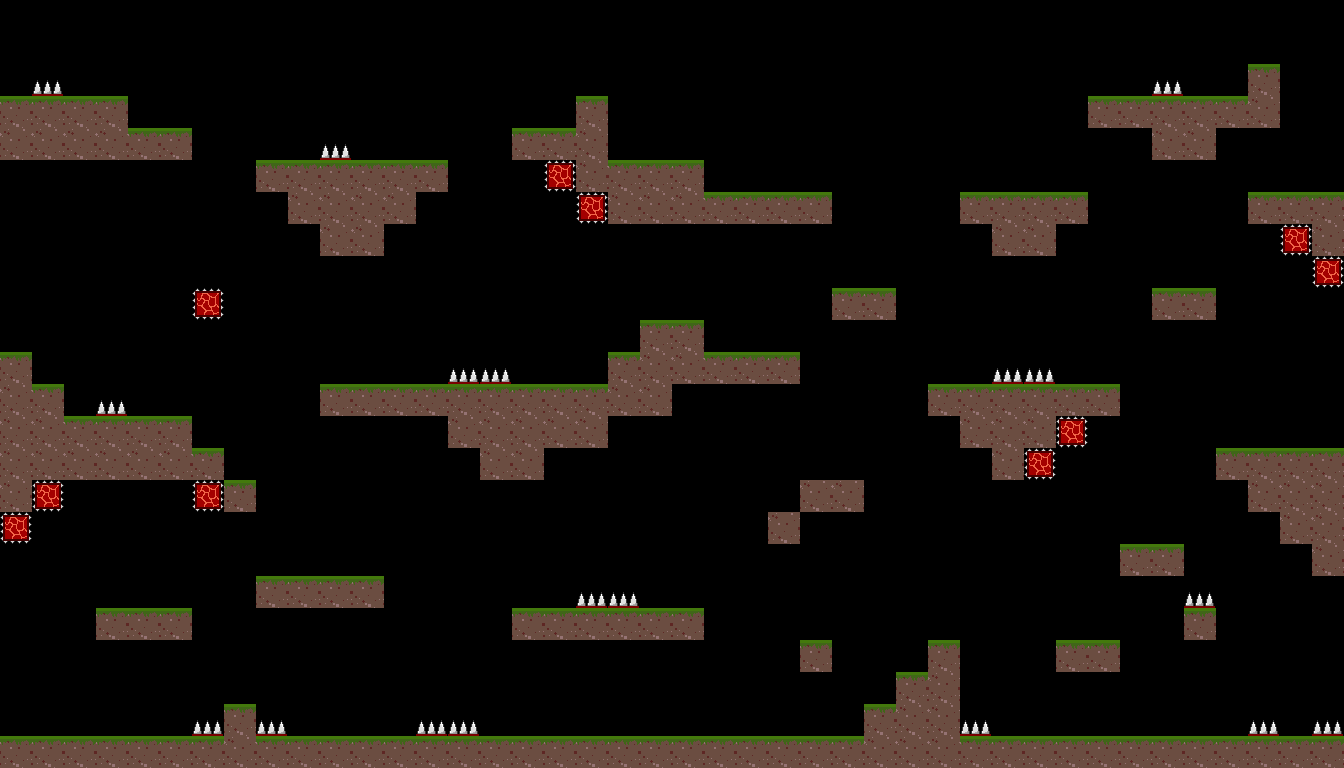

This is a level from a 2D game, rendered from its Tiled map with the project's own tilesets. A one-line summary and the map file follow, with tile-layer data summarised:
An orthogonal 42x24 tile map with 32x32 px tiles, 1 tile layer (Tile Layer 1), 1 hidden layer not drawn, 5 tilesets and 82 objects (FlyingEnemy).

<map version="1.0" orientation="orthogonal" renderorder="right-down" width="42" height="24" tilewidth="32" tileheight="32" nextobjectid="167">
 <tileset firstgid="1" name="bg_fall.png" tilewidth="32" tileheight="32">
  <image source="../bg/bg_fall0.png" width="32" height="512" />
 </tileset>
 <tileset firstgid="17" name="ground" tilewidth="32" tileheight="32">
  <image source="../block_top_0.png" width="32" height="32" />
 </tileset>
 <tileset firstgid="18" name="groung" tilewidth="32" tileheight="32">
  <image source="../block_bot_0.png" width="32" height="32" />
 </tileset>
 <tileset firstgid="19" name="spike" tilewidth="32" tileheight="32">
  <image source="../blockspike_0.png" width="32" height="32" />
 </tileset>
 <tileset firstgid="20" name="GSPIKE" tilewidth="32" tileheight="32">
  <image source="../groundspike_0.png" width="32" height="32" />
 </tileset>
 <layer name="bg" width="42" height="24" visible="0">
  <data>[1008 cells, 1008 non-empty, 16 distinct tile ids]</data>
 </layer>
 <layer name="Tile Layer 1" width="42" height="24">
  <data>[1008 cells, 223 non-empty, 4 distinct tile ids]</data>
 </layer>
 <objectgroup name="objects" visible="0" width="0" height="0">
  <object id="15" x="256" y="160" width="192" height="32" />
  <object id="21" x="576" y="96" width="32" height="32" />
  <object id="27" x="608" y="192" width="224" height="32" />
  <object id="31" x="608" y="160" width="96" height="32" />
  <object id="32" x="960" y="192" width="128" height="32" />
  <object id="33" x="992" y="224" width="64" height="32" />
  <object id="34" x="832" y="288" width="64" height="32" />
  <object id="35" x="640" y="320" width="64" height="32" />
  <object id="37" x="608" y="384" width="64" height="32" />
  <object id="40" x="448" y="416" width="160" height="32" />
  <object id="46" x="1152" y="128" width="64" height="32" />
  <object id="48" x="1248" y="64" width="32" height="32" />
  <object id="49" x="320" y="384" width="288" height="32" />
  <object id="51" x="768" y="512" width="32" height="32" />
  <object id="52" x="800" y="480" width="64" height="32" />
  <object id="53" x="928" y="640" width="32" height="160" />
  <object id="54" x="896" y="672" width="32" height="128" />
  <object id="55" x="864" y="704" width="32" height="64" />
  <object id="56" x="0" y="736" width="864" height="32" />
  <object id="57" x="960" y="736" width="384" height="32" />
  <object id="58" x="1056" y="640" width="64" height="32" />
  <object id="59" x="1120" y="544" width="64" height="32" />
  <object id="60" x="1184" y="608" width="32" height="32" />
  <object id="61" x="1216" y="448" width="128" height="32" />
  <object id="62" x="1248" y="480" width="96" height="32" />
  <object id="63" x="1280" y="512" width="64" height="32" />
  <object id="64" x="1312" y="544" width="32" height="32" />
  <object id="66" x="512" y="608" width="192" height="32" />
  <object id="67" x="800" y="640" width="32" height="32" />
  <object id="68" x="256" y="576" width="128" height="32" />
  <object id="69" x="96" y="608" width="96" height="32" />
  <object id="77" x="64" y="416" width="128" height="64" />
  <object id="78" x="192" y="448" width="32" height="32" />
  <object id="79" x="224" y="480" width="32" height="32" />
  <object id="81" x="1152" y="288" width="64" height="32" />
  <object id="82" x="1248" y="192" width="96" height="32" />
  <object id="84" x="1312" y="224" width="32" height="32" />
  <object id="85" x="800" y="480" width="64" height="32" />
  <object id="86" x="768" y="512" width="32" height="32" />
  <object id="89" x="1088" y="96" width="192" height="32" />
  <object id="90" x="928" y="384" width="192" height="32" />
  <object id="91" x="960" y="416" width="96" height="32" />
  <object id="92" x="992" y="448" width="32" height="32" />
  <object id="93" x="288" y="192" width="128" height="32" />
  <object id="94" x="320" y="224" width="64" height="32" />
  <object id="95" x="512" y="128" width="64" height="32" />
  <object id="96" x="576" y="128" width="32" height="64" />
  <object id="98" x="480" y="448" width="64" height="32" />
  <object id="142" x="0" y="352" width="32" height="160" />
  <object id="143" x="32" y="384" width="32" height="96" />
  <object id="144" x="0" y="96" width="128" height="64" />
  <object id="146" x="128" y="128" width="64" height="32" />
  <object id="166" x="608" y="352" width="192" height="32" />
 </objectgroup>
 <objectgroup name="wave0" visible="0" width="0" height="0">
  <object id="13" name="FlyingEnemy" x="115" y="135" width="35" height="35" />
 </objectgroup>
 <objectgroup name="spikes" width="0" height="0">
  <object id="105" x="576" y="192" width="32" height="32" />
  <object id="108" x="544" y="160" width="32" height="32" />
  <object id="119" x="192" y="480" width="32" height="32" />
  <object id="127" x="1248" y="704" width="32" height="32" />
  <object id="128" x="1312" y="704" width="32" height="32" />
  <object id="132" x="1280" y="224" width="32" height="32" />
  <object id="133" x="1312" y="256" width="32" height="32" />
  <object id="137" x="192" y="288" width="32" height="32" />
  <object id="138" x="1024" y="448" width="32" height="32" />
  <object id="139" x="1056" y="416" width="32" height="32" />
  <object id="140" x="0" y="512" width="32" height="32" />
  <object id="141" x="32" y="480" width="32" height="32" />
 </objectgroup>
 <objectgroup name="groundSpikes" width="0" height="0">
  <object id="147" x="416" y="704" width="32" height="32" />
  <object id="148" x="320" y="128" width="32" height="32" />
  <object id="149" x="256" y="704" width="32" height="32" />
  <object id="150" x="192" y="704" width="32" height="32" />
  <object id="151" x="480" y="352" width="32" height="32" />
  <object id="152" x="1024" y="352" width="32" height="32" />
  <object id="154" x="448" y="352" width="32" height="32" />
  <object id="155" x="1184" y="576" width="32" height="32" />
  <object id="156" x="992" y="352" width="32" height="32" />
  <object id="157" x="96" y="384" width="32" height="32" />
  <object id="158" x="448" y="704" width="32" height="32" />
  <object id="159" x="960" y="704" width="32" height="32" />
  <object id="160" x="1152" y="64" width="32" height="32" />
  <object id="161" x="608" y="576" width="32" height="32" />
  <object id="162" x="576" y="576" width="32" height="32" />
  <object id="164" x="32" y="64" width="32" height="32" />
 </objectgroup>
</map>